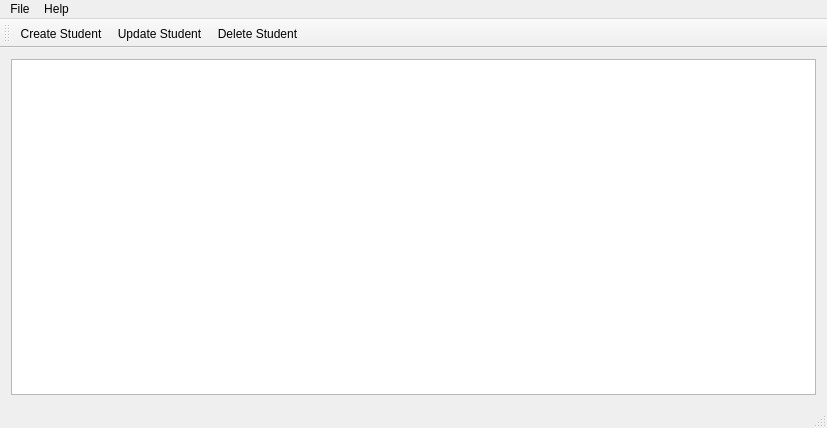
<?xml version="1.0" encoding="UTF-8"?>
<ui version="4.0">
 <class>MainWindow</class>
 <widget class="QMainWindow" name="MainWindow">
  <property name="geometry">
   <rect>
    <x>0</x>
    <y>0</y>
    <width>827</width>
    <height>428</height>
   </rect>
  </property>
  <property name="windowTitle">
   <string>Cool Project</string>
  </property>
  <widget class="QWidget" name="centralWidget">
   <layout class="QVBoxLayout" name="verticalLayout">
    <item>
     <widget class="QTableView" name="tableView"/>
    </item>
   </layout>
  </widget>
  <widget class="QMenuBar" name="menuBar">
   <property name="geometry">
    <rect>
     <x>0</x>
     <y>0</y>
     <width>827</width>
     <height>22</height>
    </rect>
   </property>
   <widget class="QMenu" name="menuFile">
    <property name="title">
     <string>File</string>
    </property>
    <addaction name="actionCreate_Student"/>
    <addaction name="actionUpdate_Student"/>
    <addaction name="actionDelete_Student"/>
   </widget>
   <widget class="QMenu" name="menuHelp">
    <property name="title">
     <string>Help</string>
    </property>
    <addaction name="actionAbout"/>
   </widget>
   <addaction name="menuFile"/>
   <addaction name="menuHelp"/>
  </widget>
  <widget class="QToolBar" name="mainToolBar">
   <attribute name="toolBarArea">
    <enum>TopToolBarArea</enum>
   </attribute>
   <attribute name="toolBarBreak">
    <bool>false</bool>
   </attribute>
   <addaction name="actionCreate_Student"/>
   <addaction name="actionUpdate_Student"/>
   <addaction name="actionDelete_Student"/>
  </widget>
  <widget class="QStatusBar" name="statusBar"/>
  <action name="actionAbout">
   <property name="text">
    <string>About</string>
   </property>
  </action>
  <action name="actionCreate_Student">
   <property name="text">
    <string>Create Student</string>
   </property>
  </action>
  <action name="actionUpdate_Student">
   <property name="text">
    <string>Update Student</string>
   </property>
  </action>
  <action name="actionDelete_Student">
   <property name="text">
    <string>Delete Student</string>
   </property>
  </action>
 </widget>
 <layoutdefault spacing="6" margin="11"/>
 <resources/>
 <connections/>
</ui>
